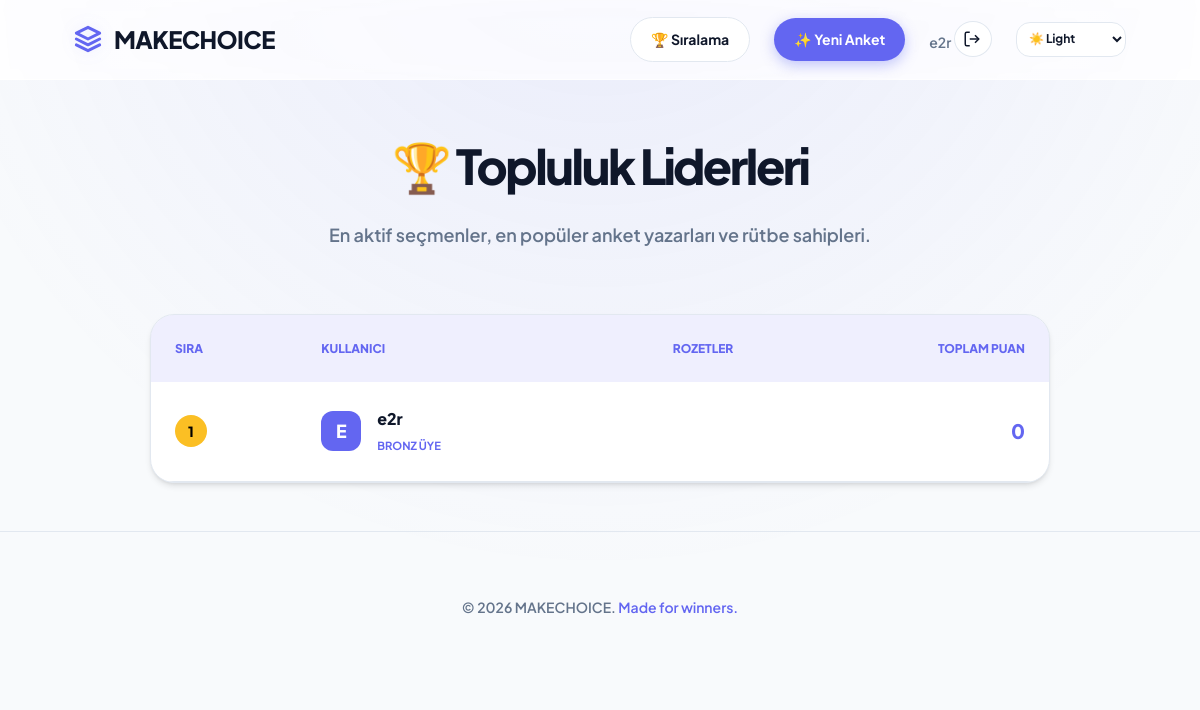
The page /polls/leaderboard/ (signed in) on the database its author committed.
### polls/models.py (models this page shows, shortened)
class Profile(models.Model):
    user = models.OneToOneField(User, on_delete=models.CASCADE)
    points = models.IntegerField(default=0)
    @property
    def rank(self):
        if self.points < 50:
            return "Bronz Üye"
        elif self.points < 200:
            return "Gümüş Üye"
        elif self.points < 500:
            return "Altın Üye"
        else:
            return "Platin Üye"

### polls/views.py (the view)
# urls.py: path("leaderboard/", views.LeaderboardView.as_view(), name="leaderboard"),
class LeaderboardView(generic.ListView):
    model = Profile
    template_name = "polls/leaderboard.html"
    context_object_name = "top_profiles"
    def get_queryset(self):
        return Profile.objects.order_by('-points')[:10]

### polls/templates/polls/leaderboard.html (shortened to what this page needs)
{% extends "polls/base.html" %}
{% block content %}
<div class="leaderboard-page animate-fade" style="max-width: 900px; margin: 0 auto;">
    <div style="text-align: center; margin-bottom: 4rem;">
        <h1 style="font-size: 3rem; font-weight: 800; letter-spacing: -0.05em; margin-bottom: 1rem;">🏆 Topluluk Liderleri</h1>
        <p style="color: var(--text-muted); font-size: 1.125rem; font-weight: 600;">En aktif seçmenler, en popüler anket yazarları ve rütbe sahipleri.</p>
    </div>
    <div class="card" style="padding: 0; overflow: hidden;">
        <table style="width: 100%; border-collapse: collapse;">
            <thead>
                <tr style="background: var(--primary-light);">
                    <th style="padding: 1.5rem; text-align: left; font-size: 0.75rem; font-weight: 800; text-transform: uppercase; color: var(--primary);">Sıra</th>
                    <th style="padding: 1.5rem; text-align: left; font-size: 0.75rem; font-weight: 800; text-transform: uppercase; color: var(--primary);">Kullanıcı</th>
                    <th style="padding: 1.5rem; text-align: center; font-size: 0.75rem; font-weight: 800; text-transform: uppercase; color: var(--primary);">Rozetler</th>
                    <th style="padding: 1.5rem; text-align: right; font-size: 0.75rem; font-weight: 800; text-transform: uppercase; color: var(--primary);">Toplam Puan</th>
                </tr>
            </thead>
            <tbody>
                {% for profile in top_profiles %}
                <tr style="border-bottom: 1px solid var(--border); transition: var(--transition);" onmouseover="this.style.background='var(--primary-light)'" onmouseout="this.style.background='transparent'">
                    <td style="padding: 1.5rem;">
                        {% if forloop.counter == 1 %}
                            <span style="background: #fbbf24; color: #000; width: 32px; height: 32px; border-radius: 50%; display: flex; align-items: center; justify-content: center; font-weight: 800; font-size: 0.875rem;">1</span>
                        {% elif forloop.counter == 2 %}
                            <span style="background: #94a3b8; color: #fff; width: 32px; height: 32px; border-radius: 50%; display: flex; align-items: center; justify-content: center; font-weight: 800; font-size: 0.875rem;">2</span>
                        {% elif forloop.counter == 3 %}
                            <span style="background: #92400e; color: #fff; width: 32px; height: 32px; border-radius: 50%; display: flex; align-items: center; justify-content: center; font-weight: 800; font-size: 0.875rem;">3</span>
                        {% else %}
                            <span style="color: var(--text-muted); font-weight: 700; padding-left: 0.5rem;">{{ forloop.counter }}</span>
                        {% endif %}
                    </td>
                    <td style="padding: 1.5rem;">
                        <div style="display: flex; align-items: center; gap: 1rem;">
                            <div style="width: 40px; height: 40px; border-radius: 12px; background: var(--primary); color: white; display: flex; align-items: center; justify-content: center; font-weight: 800; font-size: 1.125rem;">
                                {{ profile.user.username|make_list|first|upper }}
                            </div>
                            <div>
                                <p style="font-weight: 800; color: var(--text-main); margin: 0;">{{ profile.user.username }}</p>
                                <span style="font-size: 0.7rem; font-weight: 700; color: var(--primary); text-transform: uppercase;">{{ profile.rank }}</span>
                            </div>
                        </div>
                    </td>
                    <td style="padding: 1.5rem; text-align: center;">
                    </td>
                    <td style="padding: 1.5rem; text-align: right;">
                        <span style="font-size: 1.25rem; font-weight: 800; color: var(--primary);">{{ profile.points }}</span>
                    </td>
                </tr>
                {% endfor %}
            </tbody>
        </table>
    </div>
</div>
{% endblock %}

### polls/templates/polls/base.html (shortened to what this page needs)
{% load static %}
<!DOCTYPE html>
<html lang="tr" data-theme="light">
<head>
    <link rel="stylesheet" href="{% static 'polls/style.css' %}">
</head>
<body class="animate-fade">
<header class="app-header">
    <div class="header-container">
        <a href="{% url 'polls:index' %}" class="logo">
            <svg xmlns="http://www.w3.org/2000/svg" width="28" height="28" viewBox="0 0 24 24" fill="none" stroke="currentColor" stroke-width="2.5" stroke-linecap="round" stroke-linejoin="round"><path d="M12 2L2 7l10 5 10-5-10-5z"></path><path d="M2 17l10 5 10-5"></path><path d="M2 12l10 5 10-5"></path></svg>
            <span>MAKECHOICE</span>
        </a>
        <nav class="nav-links">
            <a href="{% url 'polls:leaderboard' %}" class="nav-item-btn secondary">🏆 Sıralama</a>
            {% if user.is_authenticated %}
                <a href="{% url 'polls:create' %}" class="nav-item-btn primary">✨ Yeni Anket</a>
                <div class="user-menu">
                    <span class="user-greeting" style="font-size: 0.875rem; font-weight: 600; color: var(--text-muted);">{{ user.username }}</span>
                    <form action="{% url 'logout' %}" method="post" style="display:inline;">
                        <button type="submit" class="nav-item-btn secondary" style="padding: 0.5rem; border-radius: 50%; min-width: 38px;">
                            <svg xmlns="http://www.w3.org/2000/svg" width="18" height="18" viewBox="0 0 24 24" fill="none" stroke="currentColor" stroke-width="2"><path d="M9 21H5a2 2 0 0 1-2-2V5a2 2 0 0 1 2-2h4"></path><polyline points="16 17 21 12 16 7"></polyline><line x1="21" y1="12" x2="9" y2="12"></line></svg>
                        </button>
                    </form>
                </div>
            {% else %}
                <a href="{% url 'login' %}" class="nav-item-btn secondary">Giriş</a>
                <a href="{% url 'polls:register' %}" class="nav-item-btn primary">Kayıt Ol</a>
            {% endif %}
            <div class="theme-switch-wrapper">
                <select id="themeSelector" class="theme-select" style="padding: 0.5rem; border-radius: var(--radius-md); background: var(--bg-surface); border: 1px solid var(--border); font-size: 0.75rem; font-weight: 700;">
                    <option value="light">☀️ Light</option>
                </select>
            </div>
        </nav>
    </div>
</header>
<main class="app-main">
    <div class="container">
        <section class="content-body" style="padding: 3rem 0;">
            {% block content %}
            {% endblock %}
        </section>
    </div>
</main>
<footer class="app-footer" style="padding: 4rem 0; text-align: center; border-top: 1px solid var(--border); margin-top: auto;">
    <div class="container">
        <p style="color: var(--text-muted); font-size: 0.875rem; font-weight: 600;">&copy; 2026 MAKECHOICE. <span style="color: var(--primary);">Made for winners.</span></p>
    </div>
</footer>
</body>
</html>

### polls/static/polls/style.css (style rules this page uses)
:root { --primary: #6366f1; --primary-hover: #4f46e5; --primary-light: rgba(99, 102, 241, 0.1); --secondary: #64748b; --accent: #f43f5e; --success: #10b981; --warning: #f59e0b; --error: #ef4444; --radius-sm: 8px; --radius-md: 14px; --radius-lg: 24px; --radius-full: 9999px; --container-max: 1100px; --header-height: 80px; --shadow-sm: 0 1px 2px 0 rgb(0 0 0 / 0.05); --shadow-md: 0 4px 6px -1px rgb(0 0 0 / 0.1), 0 2px 4px -2px rgb(0 0 0 / 0.1); --shadow-lg: 0 10px 15px -3px rgb(0 0 0 / 0.1), 0 4px 6px -4px rgb(0 0 0 / 0.1); --shadow-xl: 0 20px 25px -5px rgb(0 0 0 / 0.1), 0 8px 10px -6px rgb(0 0 0 / 0.1); --glass-blur: blur(12px); --transition: all 0.3s cubic-bezier(0.4, 0, 0.2, 1); }
:root[data-theme="light"] { --bg-app: #f8fafc; --bg-surface: #ffffff; --text-main: #0f172a; --text-muted: #64748b; --border: #e2e8f0; --glass-bg: rgba(255, 255, 255, 0.8); --glass-border: rgba(255, 255, 255, 0.5); --mesh-glow: radial-gradient(at 0% 0%, hsla(253,16%,7%,1) 0, transparent 50%), radial-gradient(at 50% 0%, hsla(225,39%,30%,1) 0, transparent 50%), radial-gradient(at 100% 0%, hsla(339,49%,30%,1) 0, transparent 50%); }
* { margin: 0; padding: 0; box-sizing: border-box; -webkit-font-smoothing: antialiased; }
body { font-family: 'Plus Jakarta Sans', sans-serif; background-color: var(--bg-app); color: var(--text-main); line-height: 1.6; overflow-x: hidden; transition: var(--transition); }
body::before { content: ''; position: fixed; top: 0; left: 0; width: 100%; height: 100%; background: radial-gradient(circle at 50% -20%, var(--primary-light), transparent 70%); pointer-events: none; z-index: -1; }
.header-container, .container, .app-main { max-width: var(--container-max); margin: 0 auto; padding: 0 1.5rem; }
.app-header { height: var(--header-height); background: var(--glass-bg); backdrop-filter: var(--glass-blur); -webkit-backdrop-filter: var(--glass-blur); border-bottom: 1px solid var(--glass-border); position: sticky; top: 0; z-index: 1000; display: flex; align-items: center; }
.header-container { display: flex; justify-content: space-between; align-items: center; width: 100%; }
.logo { display: flex; align-items: center; gap: 0.75rem; font-size: 1.5rem; font-weight: 800; letter-spacing: -0.025em; color: var(--text-main); text-decoration: none; }
.logo svg { color: var(--primary); filter: drop-shadow(0 0 8px var(--primary-light)); }
.nav-links { display: flex; align-items: center; gap: 1.5rem; }
.nav-item-btn { padding: 0.625rem 1.25rem; border-radius: var(--radius-full); font-size: 0.875rem; font-weight: 700; text-decoration: none; transition: var(--transition); display: inline-flex; align-items: center; gap: 0.5rem; }
.nav-item-btn.primary { background-color: var(--primary); color: white !important; box-shadow: 0 4px 14px 0 rgba(99, 102, 241, 0.39); }
.nav-item-btn.secondary { background-color: var(--bg-surface); color: var(--text-main) !important; border: 1px solid var(--border); }
.glass-container, .card, .poll-item { background: var(--bg-surface); border: 1px solid var(--border); border-radius: var(--radius-lg); padding: 2rem; box-shadow: var(--shadow-md); transition: var(--transition); }
input, select, textarea { width: 100%; padding: 0.875rem 1.25rem; background: var(--bg-surface); border: 2px solid var(--border); border-radius: var(--radius-md); color: var(--text-main); font-family: inherit; font-size: 1rem; transition: var(--transition); outline: none; }
.animate-fade { animation: fadeIn 0.6s ease-out forwards; }

### rows shown on the page
Profile: user.username|make_list "E", user.username "e2r", rank "BRONZ ÜYE", points "0"

### other values the page prints
{{ user.username }} "e2r"
